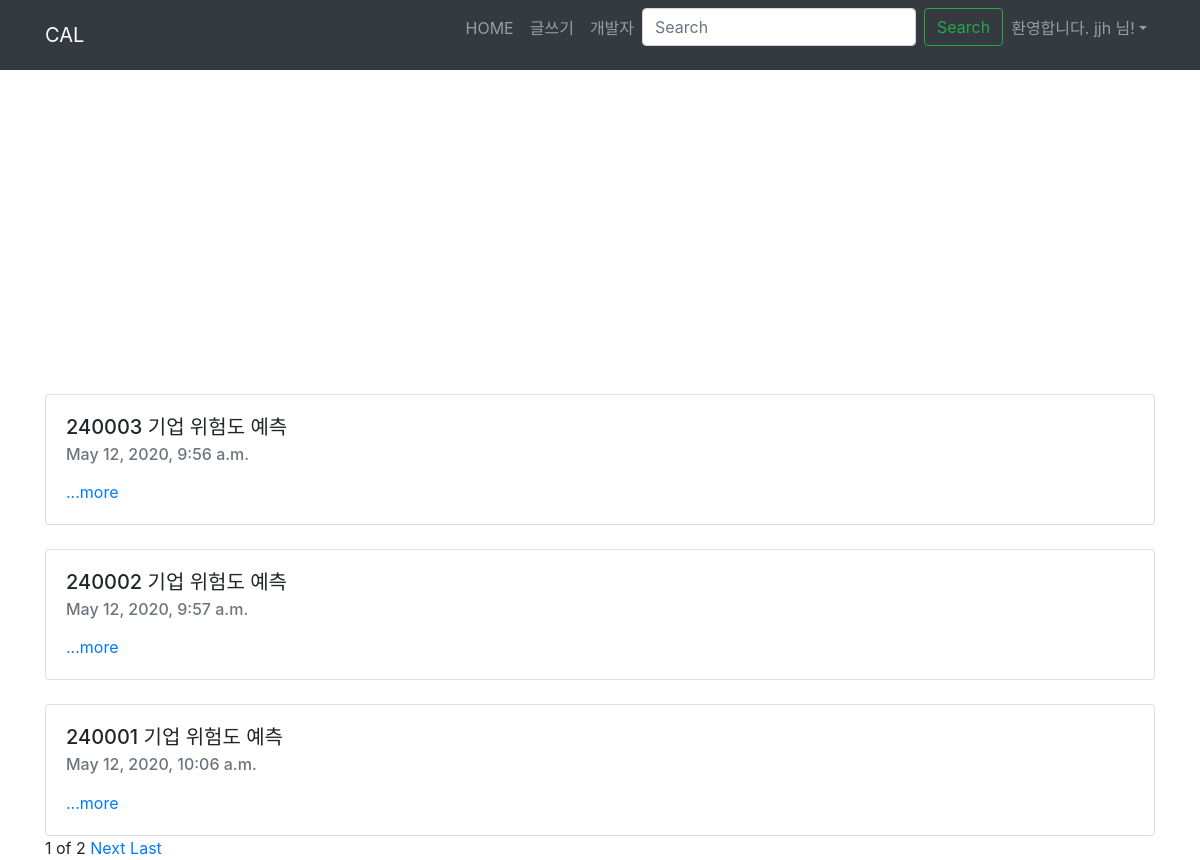
The app's page / (signed in) with its own data.
### blog/models.py (models this page shows)
class Blog(models.Model):
    title = models.CharField(max_length=200)
    pub_date = models.DateTimeField('date published')
    body = models.TextField()

### blog/views.py (the view)
# urls.py: path('', views.home, name='blog'),
def home(request):
    blogs = Blog.objects
    blog_list=Blog.objects.all()
    paginator = Paginator(blog_list,3)
    page = request.GET.get('page')
    posts = paginator.get_page(page)
    return render(request,'blog/home.html',{'blogs':blogs,'posts':posts})

### blog/templates/blog/home.html (shortened to what this page needs)
{% extends 'base.html' %}
{% block content %}
<!DOCTYPE html>
<html>
<head>
</head>
<body>
<div id="map" style="width:100%;height:300px;"></div>
</body>
</html>
{% for blog in posts %}
  <br>
  <div class="card">
      <div class="card-body">
          <h5 class="card-title">{{blog.title}}</h5>
          <h6 class="card-subtitle mb-2 text-muted">{{blog.pub_date}}</h6>
          <a href="{%url 'detail' blog.id%}" class="card-link">...more</a>
      </div>
  </div>
  {%endfor%}
  <span>{{posts.number}}</span>
  <span>of</span>
  <span>{{posts.paginator.num_pages}}</span>
  {%if posts.has_next%}
  <a href="?page={{posts.next_page_number}}">Next</a>
  <a href="?page={{posts.paginator.num_pages}}">Last</a>
  {%endif%}
{% endblock %}

### secondproject/templates/base.html (shortened to what this page needs)
<link rel="stylesheet" href="//unpkg.com/bootstrap@4/dist/css/bootstrap.min.css">
<body>
    <nav class="navbar navbar-expand-lg navbar-dark bg-dark">
        <div class="container">
            <a class="navbar-brand" href="{% url 'blog' %}">CAL</a>
            <div class="collapse navbar-collapse" id="navbarNavAltMarkup">
              <ul class="navbar-nav ml-auto">
                  <li class="nav-item">
                    <a class="nav-item nav-link" href="{% url 'home'%}">HOME</a>
                  </li>
                  <li class="nav-item">
                    <a class="nav-item nav-link" href="{% url 'nowblog' %}">글쓰기</a>
                  </li>
                  <li class="nav-item">
                    <a class="nav-item nav-link" href="{% url 'portfolio' %}">개발자</a>
                  </li>
                  <form class="form-inline">
                    <input class="form-control mr-sm-2" type="search" placeholder="Search" aria-label="Search">
                    <button class="btn btn-outline-success my-2 my-sm-0" type="submit">Search</button>
                    </form>
            {% if user.is_authenticated %}
                    <li class="nav-item dropdown">
                        <a class="nav-link dropdown-toggle" id="navbarDropdown" role="button" data-toggle="dropdown"
                            aria-haspopup="true" aria-expanded="false">환영합니다. {{ user.username }} 님!</a>
                    </li>
                    {% endif %}
                </ul>
            </div>
        </div>
    </nav>
</body>
<div class="container">
{% block content %}
{% endblock %}
</div>

### records on screen
Blog: title "240003 기업 위험도 예측", pub_date "May 12, 2020, 9:56 a.m."
Blog: title "240002 기업 위험도 예측", pub_date "May 12, 2020, 9:57 a.m."
Blog: title "240001 기업 위험도 예측", pub_date "May 12, 2020, 10:06 a.m."

### other values on screen
{{ user.username }} "jjh"
{{ posts.number }} "1"
{{ posts.paginator.num_pages }} "2"
